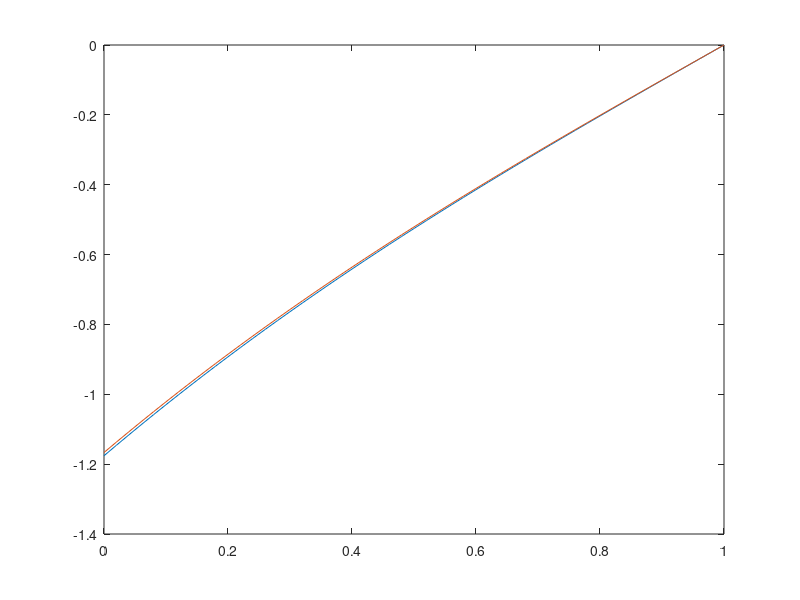

The MATLAB script that drew this image:
% solve 
%   u_t = u_xx
%   u_x(0, t) = f(t)
%   u(1, t) = 0
%   u(x, 0) = u0(x)

%converges with N = 10, T = 1, M = 200 (T * N * N * 2),
%u0 = @(x) -1 * (x - 1);
%f = @(t) 0;
%but diverges with M = 100;

N = 50; %x div
T = 1;
M = 5000; %time div    floor(T*N*N*2)
dx = 1 / N;
dt = T / M;

u0 = @(x) (x - 1)^3/6;
f = @(t) t + 0.5;
exactU = @(x, t) (x-1) .* (t + (x-1).^2 ./ 6);

%u(k, :) - k-th layer [u( , t_k)]
u = zeros(M+1, N+1);
x = zeros(N+1, 1);

%fill first layers
% 1 layer of u and x
for i = 0:N
    xi = dx * i;
    x(i+1) = xi;
    u(1, i+1) = u0(xi);
end;


for k = 2:(M+1)
    tk = dt * (k - 1);
    %solve plain with straighforward Euler
    %inner points
    for i = 2:N
        u_xx = (u(k-1, i+1) - 2 * u(k-1, i) + u(k-1, i-1)) / dx^2;
        u(k, i) = u(k-1, i) + dt * u_xx;
    end;
    %bounds
    u(k, N+1) = 0;
    u(k, 1) = u(k, 2) - dx * f(tk);
end;

plot(x, u(M+1, :));
hold on;
plot(x, exactU(x, T))


